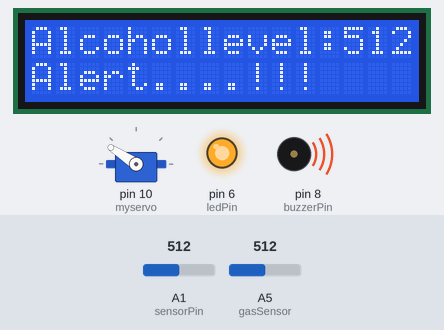
Bench run of a sketch on a simulated Arduino Uno, built with avr-gcc and run on an emulated ATmega328P. Shown: 16×2 character LCD, servo, output pins drawn as LEDs (lit = HIGH), buzzer (waves = sounding, pin HIGH). The inputs (shaded band) are chosen by the test bench; at power-on: A1 (sensorPin) = 512, A5 (gasSensor) = 512. What the sketch prints to the serial monitor is not drawn.

Above: at 0.82 s.
1.3 s: A1 (sensorPin) set to 459
At 3.3 s:
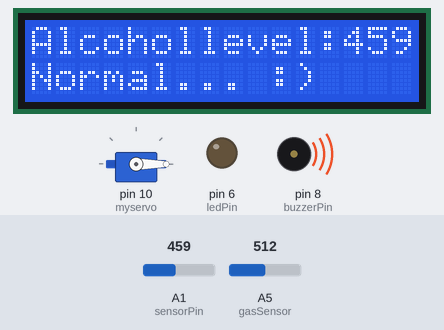
5.4 s: A1 (sensorPin) set to 485
At 8.5 s:
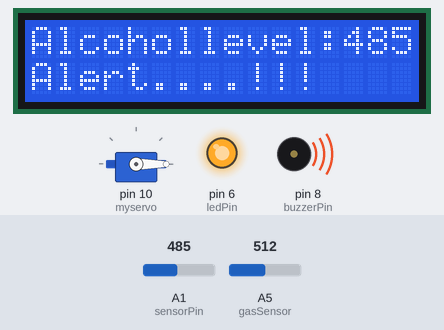
10.1 s: A5 (gasSensor) set to 258
13.1 s: A5 (gasSensor) set to 232
At 16.9 s:
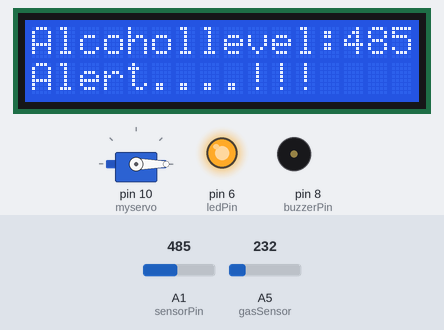
17.1 s: A1 (sensorPin) set to 465
At 18.0 s:
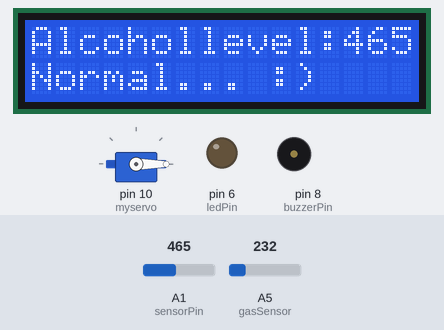
Timing chart, 0 to 20.1 s (numbered marks = the images above; inputs shaded):
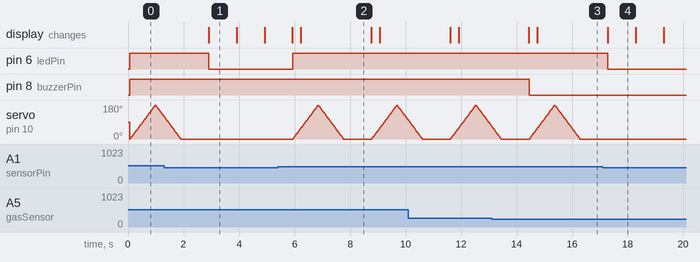

The sketch:

gas-alcohol-detector.ino
```cpp
#include <Servo.h>
#include <LiquidCrystal.h>

const int rs = 12, en = 11, d4 = 5, d5 = 4, d6 = 3, d7 = 2;
LiquidCrystal lcd(rs, en, d4, d5, d6, d7);

int ledPin = 6;

int sensorPin = A1;

int gasSensor = A5;

int buzzerPin = 8;


Servo myservo;


int pos = 0;


int value;
int gasValue;


void setup()

{


Serial.begin(9600);

lcd.begin(16,2);


pinMode(ledPin,OUTPUT);
pinMode(buzzerPin, OUTPUT);


 myservo.attach(10);

}

void rotateMotor(){
  for(int i = 0 ; i < 180 ; i++){
    myservo.write(i);
    delay(5);
  }
  for(int i = 180 ; i >= 0 ; i--){
    myservo.write(i);
    delay(5);
  }
}

void loop()

{


int Value = analogRead(sensorPin);
int GasValue = analogRead(gasSensor);
// gasValue = map(gasValue, 0, 1023, 0, 255);
gasValue = analogRead(A5);
value = analogRead(A1);


lcd.print("Alcohollevel:");

lcd.println(value);

Serial.println(value);
Serial.println(gasValue);

if(GasValue>250){
  digitalWrite(buzzerPin, HIGH);
}
else{
  digitalWrite(buzzerPin, LOW);
}


if (Value > 475)

{

    digitalWrite(ledPin,HIGH);


     lcd.setCursor(0, 2);

     lcd.print("Alert....!!!");

    Serial.print ("Alert");


      // myservo.write(100);
      rotateMotor();


  }

  else {

    digitalWrite(ledPin,LOW);


      lcd.setCursor(0, 2);

      lcd.print("Normal... :)");

    Serial.print("Normal");


     myservo.write(0);

  }


delay(1000);

lcd.clear();


}
```

Measured:
- the behaviour switches between 476 and 475 on A1 (sensorPin) (found by bisection; images 0 and 1)
- the behaviour switches between 251 and 250 on A5 (gasSensor) (found by bisection; images 2 and 3)
- after the input at 1.3 s, pin 6 (ledPin): HIGH → LOW after 1.6 s; servo on pin 10 (myservo): goes on until 1.9 s, then stays 0°; the display: first differs from a run without the input after 1.6 s (image 1)
- after the input at 13.1 s, pin 8 (buzzerPin): HIGH → LOW after 1.3 s
- after the input at 17.1 s, pin 6 (ledPin): HIGH → LOW after 0.19 s; servo on pin 10 (myservo): stops changing and stays 0°; the display: first differs from a run without the input after 0.19 s (image 4)
- what the display in image 1 shows lasts 1.0 s, from 2.9 s to 3.9 s
